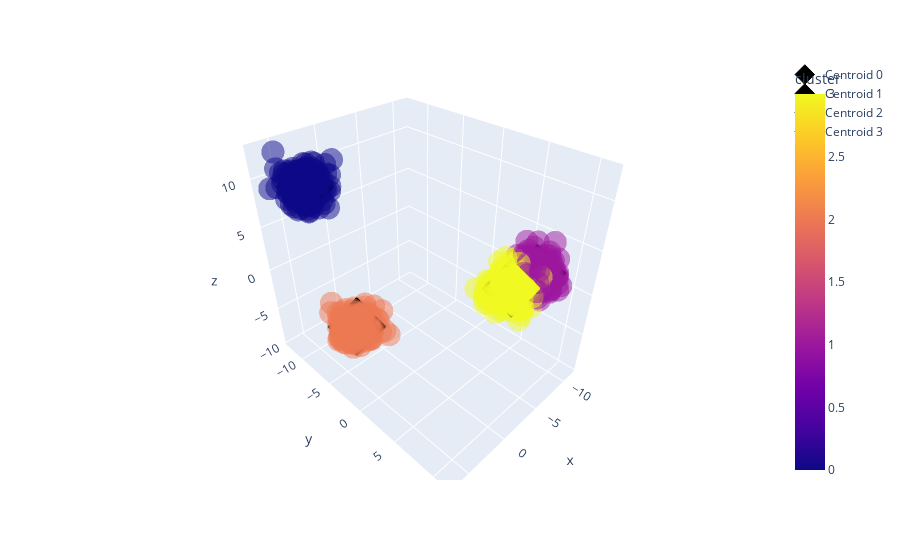

Source (notebook cell):
### Code cell
import pandas as pd
import plotly.express as px

df = pd.DataFrame(X, columns=['x', 'y', 'z'])
df['cluster'] = y

fig = px.scatter_3d(df, x='x', y='y', z='z', color='cluster', opacity=0.5)

for i in range(len(C)):
    fig.add_scatter3d(
        x=[C[i,0]], 
        y=[C[i,1]], 
        z=[C[i,2]], 
        mode='markers',
        marker=dict(
            symbol='diamond',
            size=15,
            color='black',
            line=dict(width=1, color='black')
        ),
        name=f'Centroid {i}'
    )
fig.show()

### Figure 1 — Plotly figure (JSON) as saved in the notebook; plotly's stock layout.template omitted (floating-point values rounded to 4 significant figures; data arrays with more than 128 entries replaced by an {"elided": "..."} marker saying what was removed)
{"data": [{"hovertemplate": "x=%{x}<br>y=%{y}<br>z=%{z}<br>cluster=%{marker.color}<extra></extra>", "legendgroup": "", "marker": {"color": {"elided": "800 int values"}, "coloraxis": "coloraxis", "opacity": 0.5, "symbol": "circle"}, "mode": "markers", "name": "", "scene": "scene", "showlegend": false, "type": "scatter3d", "x": {"elided": "800 float values"}, "y": {"elided": "800 float values"}, "z": {"elided": "800 float values"}}, {"marker": {"color": "black", "line": {"color": "black", "width": 1}, "size": 15, "symbol": "diamond"}, "mode": "markers", "name": "Centroid 0", "type": "scatter3d", "x": [4.147], "y": [-9.648], "z": [9.439]}, {"marker": {"color": "black", "line": {"color": "black", "width": 1}, "size": 15, "symbol": "diamond"}, "mode": "markers", "name": "Centroid 1", "type": "scatter3d", "x": [-8.847], "y": [7.552], "z": [1.994]}, {"marker": {"color": "black", "line": {"color": "black", "width": 1}, "size": 15, "symbol": "diamond"}, "mode": "markers", "name": "Centroid 2", "type": "scatter3d", "x": [2.072], "y": [-6.81], "z": [-6.794]}, {"marker": {"color": "black", "line": {"color": "black", "width": 1}, "size": 15, "symbol": "diamond"}, "mode": "markers", "name": "Centroid 3", "type": "scatter3d", "x": [-2.454], "y": [9.065], "z": [4.482]}], "layout": {"coloraxis": {"colorbar": {"title": {"text": "cluster"}}, "colorscale": [[0, "#0d0887"], [0.1111, "#46039f"], [0.2222, "#7201a8"], [0.3333, "#9c179e"], [0.4444, "#bd3786"], [0.5556, "#d8576b"], [0.6667, "#ed7953"], [0.7778, "#fb9f3a"], [0.8889, "#fdca26"], [1, "#f0f921"]]}, "legend": {"tracegroupgap": 0}, "margin": {"t": 60}, "scene": {"domain": {"x": [0, 1], "y": [0, 1]}, "xaxis": {"title": {"text": "x"}}, "yaxis": {"title": {"text": "y"}}, "zaxis": {"title": {"text": "z"}}}}}
